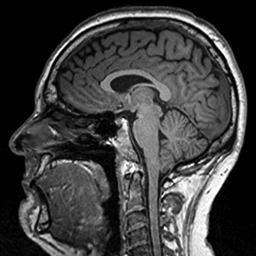
%> input picture pics/SamuBrain_256.png, 256 x 256 px
$ octave sparseMRI_01_information_content.m   (GNU Octave 9; MATLAB toolbox functions it lacks are replaced by stand-ins)
%> lines starting %> are read from the running program, lines starting %| are printed output that depends on the picture; in (x1, y1, x2, y2) boxes, pixels count from 0 and x2, y2 are one past the last pixel; in counts of white or black regions, pixels touching at a corner belong together; the program's own positions count from 1
% Sparse MRI example using Samu's brain image. The goal is to allow only
% some of the 256x256 FFT elements, or "spokes", to be "measured"
% (it's all simulated here, actually). Then what is the best sampling
% strategy for the known spokes? This can be an assignment for students.
%
% Jen and Samu April 2022


%% Preliminaries

% Set RNG for reproducible results
rng(0,'twister')

% Graphical parameters
fsize = 24;
dividercolor = .98; % Grayscale of vertical bars between sub-images. Zero=black, one=white
dividerwidth = .05; % Width of vertical bars between sub-images, relative to phantom width
gammacorr = .7; % Adjusting image brightness. Between 0 and 1 will brighten, over 1 will darken

% Read in the MRI image
im = imread('pics/SamuBrain_256.png');
%> im is the input picture: size 256x256 uint8; min 0, max 255, mean 62.2
im = double(im); % Go from uint8 type to floating point type
%> im: size 256x256 double
im = im/255; % Normalize image pixel values between 0 and 1
[row,col] = size(im);
%> row = 256; col = 256

% Apply FFT
Fim = fft2(im);

% Check that the FFT and IFFT work as expected
% figure(1000)
% clf
% imagesc([im,real(ifft2(Fim))])
% axis equal
% axis off
% colormap gray

% Choose how many spokes we can use
ratio = .2; % Ratio of known spokes
N = round(ratio*row*col);
%> N = 13107

vert_divider = dividercolor*ones(row,round(dividerwidth*col));

%% Approach #1: random spokes

% Initialize the sparse frequency domain information
Fim_sparse1 = zeros(size(Fim));
% Create index vector indicating the known spokes, and form index image
tmp = randperm(row*col);
index1 = tmp(1:N);
indim1 = zeros(size(Fim));
indim1(index1) = 1;
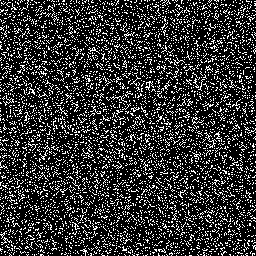
%> indim1: size 256x256 double; values 0 (black) and 1 (white), 20% white in thin lines or dots
indim1 = fftshift(indim1); % Rearrange the FFT image so that zero frequency is in the middle
% Apply the index vector to frequency domain information
Fim_sparse1(index1) = Fim(index1);
% Apply inverse Fourier transform
filtered_im1 = real(ifft2(Fim_sparse1));
% Scale filtered image to interval [0,1]. Note that after this step the
% pixel values are not anymore directly comparable to the original image
% pixel values.
filtered_im1 = max(0,filtered_im1); % Remove possible negative pixels
filtered_im1 = filtered_im1/max(filtered_im1(:)); % Scale max to 1
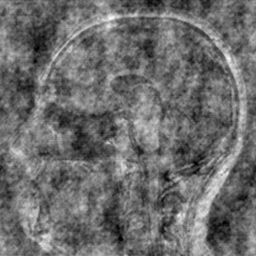
%> filtered_im1: size 256x256 double; min 0, max 1, mean 0.427
% Take a look
figure
clf
vert_divider = dividercolor*ones(row,round(dividerwidth*col));
plotim1 = [im,vert_divider,indim1,vert_divider,filtered_im1];
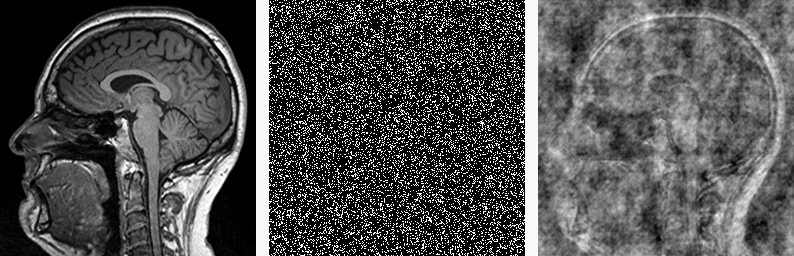
%> plotim1: size 256x794 double; min 0, max 1, mean 0.313
imagesc(plotim1.^gammacorr)
axis equal
axis off
colormap gray
title('Approach 1: random sampling','fontsize',fsize)

% Save image to file
imwrite(uint8(255*plotim1.^gammacorr),'pics/MRI_sparsedemo_1_2.png','png')


%% Approach #2: low-pass

% Initialize the sparse frequency domain information
Fim_sparse2 = zeros(size(Fim));
% Create index vector indicating the known spokes, and form index image
t = linspace(-1,1,row); % Assuming row=col
%> t = 256 values from -1 to 1
[X,Y] = meshgrid(t); % Coordinates for the (fftshift-rearranged) frequency domain
R = sqrt(N/(row*col));
%> R = 0.447
indim2 = zeros(size(Fim));
indim2(abs(X+1i*Y)<R) = 1; % Already in the fftshift-rearranged form
%> indim2: size 256x256 double; values 0 (black) and 1 (white), 15.6% white; 1 white region, box (x1, y1, x2, y2) and area: (71, 71, 185, 185) 10216
index2 = (fftshift(indim2)>0);
% Apply the index vector to frequency domain information
Fim_sparse2(index2) = Fim(index2);
% Apply inverse Fourier transform
filtered_im2 = real(ifft2(Fim_sparse2));
% Scale filtered image to interval [0,1]. Note that after this step the
% pixel values are not anymore directly comparable to the original image
% pixel values.
filtered_im2 = max(0,filtered_im2); % Remove possible negative pixels
filtered_im2 = filtered_im2/max(filtered_im2(:)); % Scale max to 1
% Take a look
figure
clf
plotim2 = [im,vert_divider,indim2,vert_divider,filtered_im2];
imagesc(plotim2.^gammacorr)
axis equal
axis off
colormap gray
title('Approach 2: low-pass filter','fontsize',fsize)

% Save image to file
imwrite(uint8(255*plotim2.^gammacorr),'pics/MRI_sparsedemo_2_2.png','png')

%% Approach #3: horizontal lines

% Initialize the sparse frequency domain information
Fim_sparse3 = zeros(size(Fim));
% Create index vector indicating the known spokes, and form index image
rowind = 1:round(1/ratio):row; % Pick roughly the right amount of lines
%> rowind = 52 values from 1 to 256
indim3 = zeros(size(Fim));
indim3(rowind,:) = 1;
%> indim3: size 256x256 double; values 0 (black) and 1 (white), 20.3% white in thin lines or dots
index3 = (fftshift(indim3)>0);
% Apply the index vector to frequency domain information
Fim_sparse3(index3) = Fim(index3);
% Apply inverse Fourier transform
filtered_im3 = real(ifft2(Fim_sparse3));
% Scale filtered image to interval [0,1]. Note that after this step the
% pixel values are not anymore directly comparable to the original image
% pixel values.
filtered_im3 = max(0,filtered_im3); % Remove possible negative pixels
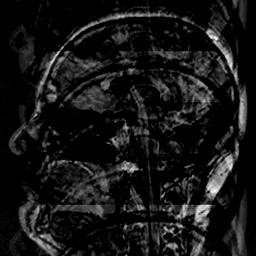
%> filtered_im3: size 256x256 double; min 0, max 0.264, mean 0.0232; drawn with min black and max white
filtered_im3 = filtered_im3/max(filtered_im3(:)); % Scale max to 1
% Take a look
figure
clf
plotim3 = [im,vert_divider,indim3,vert_divider,filtered_im3];
imagesc(plotim3.^gammacorr)
axis equal
axis off
colormap gray
title('Approach 3: horizontal lines','fontsize',fsize)

% Save image to file
imwrite(uint8(255*plotim3.^gammacorr),'pics/MRI_sparsedemo_3_2.png','png')


%% Approach #4: random lines through origin

% Initialize the sparse frequency domain information
Fim_sparse4 = zeros(size(Fim));
% Create index vector indicating the known spokes, and form index image
t = linspace(-1,1,row); % Assuming row=col
[X,Y] = meshgrid(t); % Coordinates for the (fftshift-rearranged) frequency domain
% Choose random lines as long as N spokes get chosen
indim4 = zeros(size(Fim)); % Initialize index image
while length(find(indim4(:)>0))<N
    theta = rand*2*pi; % Random direction
    dirind = abs(X*cos(theta)+Y*sin(theta))<.01;
    indim4(dirind) = 1;
end
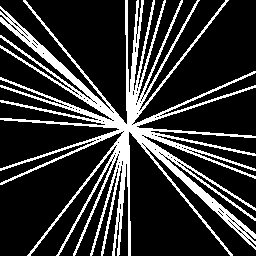
%> indim4: size 256x256 double; values 0 (black) and 1 (white), 20.3% white; 1 white region, box (x1, y1, x2, y2) and area: (0, 0, 256, 256) 13314
index4 = (fftshift(indim4)>0);
% Apply the index vector to frequency domain information
Fim_sparse4(index4) = Fim(index4);
% Apply inverse Fourier transform
filtered_im4 = real(ifft2(Fim_sparse4));
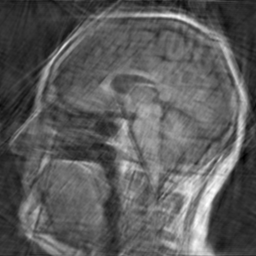
%> filtered_im4: size 256x256 double; min -0.246, max 1.11, mean 0.244; drawn with min black and max white
% Scale filtered image to interval [0,1]. Note that after this step the
% pixel values are not anymore directly comparable to the original image
% pixel values.
filtered_im4 = max(0,filtered_im4); % Remove possible negative pixels
filtered_im4 = filtered_im4/max(filtered_im4(:)); % Scale max to 1
% Take a look
figure
clf
plotim4 = [im,vert_divider,indim4,vert_divider,filtered_im4];
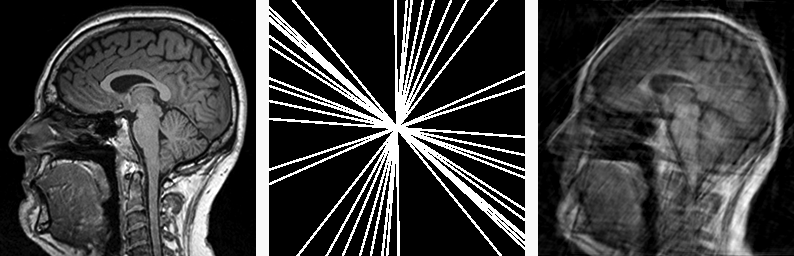
%> plotim4: size 256x794 double; min 0, max 1, mean 0.249
imagesc(plotim4.^gammacorr)
axis equal
axis off
colormap gray
title('Approach 4: random lines through origin','fontsize',fsize)

% Save image to file
imwrite(uint8(255*plotim4.^gammacorr),'pics/MRI_sparsedemo_4_2.png','png')
